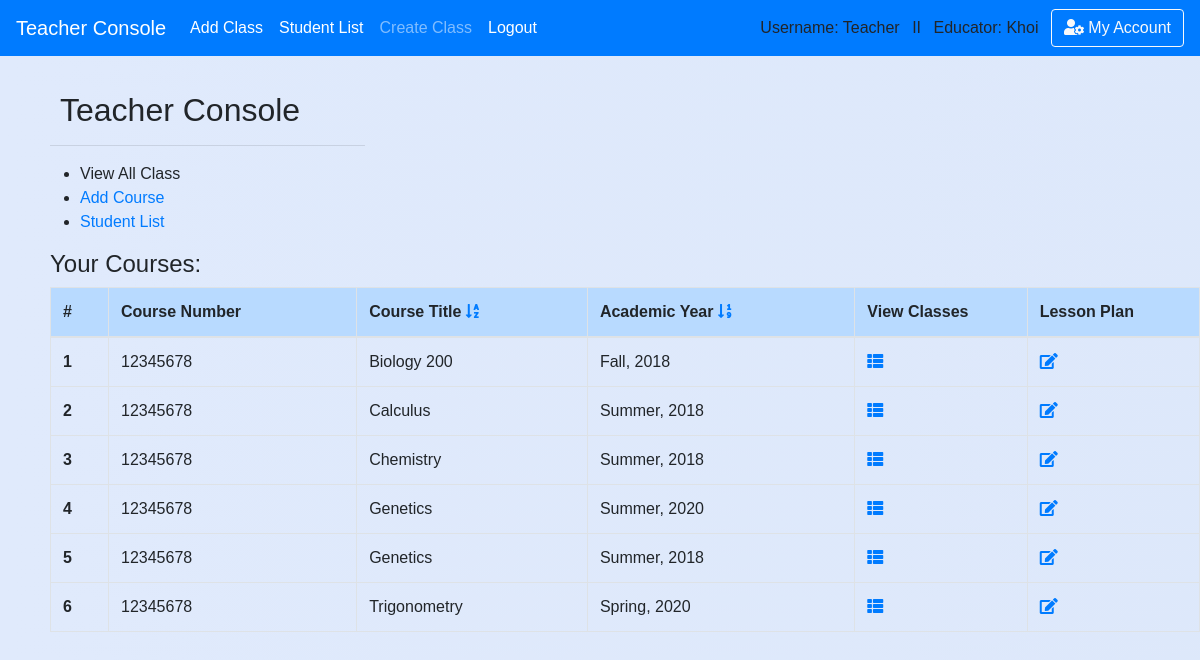
/teacher (signed in), run on an earlier commit of the app's database.
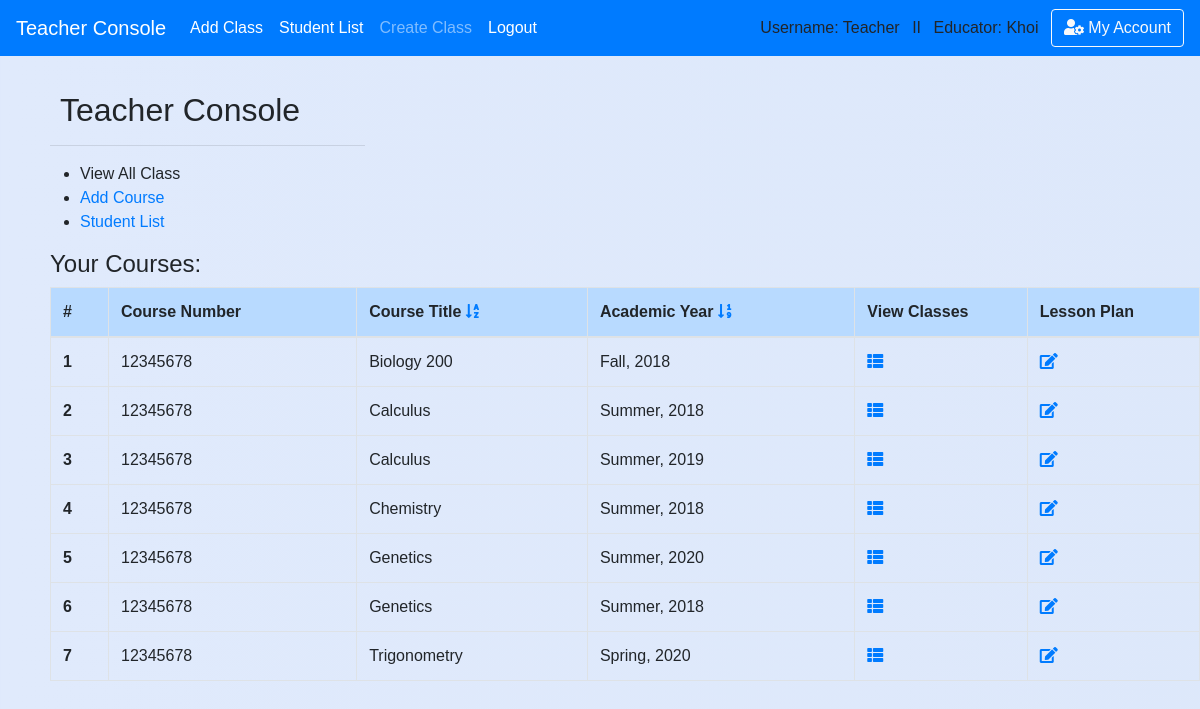
And on a later commit of the database.
### school_app/models.py (models this page shows)
class Course(models.Model):
    course_number = models.CharField(max_length=20,default='12345678')
    abbreviated_title = models.CharField(max_length=150,default='')
    course_title = models.CharField(max_length=250,default='') #,unique=True)
    maximum_credit = models.CharField(max_length=10,default='')
    semester = models.CharField(max_length=50,default='')
    year = models.CharField(max_length=4,default='')
    teacher_name = models.CharField(max_length=50,default='')
    description = models.CharField(max_length=450,default='')
    department = models.ForeignKey('Department',blank=True, null=True, on_delete = models.SET_NULL, related_name='belong_in_department')
    teacher = models.ForeignKey('Teacher',blank=True, null=True, on_delete = models.SET_NULL, related_name='course_by_teacher')
    create_date = models.DateField(auto_now_add=True , blank=True,null=True,)

### school_app/views_logged.py (the view)
# urls.py: path('teacher',views_logged.teacher, name='teacher'),
def teacher(request,sort=None):
    if is_login(request) == False: # Check for login/ add message 'please login'
        return redirect('/login')
    if is_teacher(request) == False:
        return redirect('/')
    if sort ==1:
        return render(request,'teacher/sort.html')
    return render(request,'teacher/teacher_homepage.html')

### school_app/views_functions.py (called while the page is built)
def is_login(request):
    if not request.user.is_authenticated:
        messages.warning(request, "Please Login or Create an Account.")
        return False
    return True

def is_teacher(request):
    if request.user.profile.is_teacher == False:
        messages.warning(request, "You don't have Instructor's Privilege!")
        return False
    return True

### school_app/templates/teacher/teacher_homepage.html (shortened to what this page needs)
{% extends 'base.html' %}
{% block content %}
<div class='content'>
        <h2 style='padding-left: 10px'>Teacher Console</h2>
        <hr style="text-align:left;margin-left:0;width:315px;height:0px;padding: 0px"/>
        <ul>
            <li>View All Class</li>
            <li><a href='/teacher/add_course'>Add Course</a></li>
            <li><a href='/teacher/student_list'>Student List</a></li>
        </ul>
        {% if request.user.teacher.course_by_teacher.all.count > 0 %}
          <h4>Your Courses:</h4>
          <table class="table table-hover table-bordered pad-right-table">
            <thead class='table-primary'>
            <tr>
              <th scope="col">#</th>
              <th scope="col">Course Number</th>
              <th scope="col">Course Title
                <a href='{% url "teacher" %}'><i class="fas fa-sort-alpha-down"></i></a></a>
              </th>
              <th scope="col">Academic Year
                <a href='{% url "teacher_sort" sort=1 %}'><i class="fas fa-sort-numeric-down"></i></a></a>
              </th>
              <th scope="col">View Classes</th>
              <th scope="col">Lesson Plan</th>
            </tr>
            </thead>
            <tbody>
        {% for course in request.user.teacher.course_by_teacher.all|dictsort:'course_title' %}
            <tr>
              <th scope="row">{{ forloop.counter }}</th>
              <td>{{ course.course_number }}</td>
              <td>{{ course.course_title }}</td>
              <td>{{ course.semester }}, {{ course.year }}</td>
              <th style="width: 15%">
                <a href='{% url "classroom_view" course_id=course.id %}'><i class="fas fa-th-list"></i></a></a>
              </th>
              <th style="width: 15%">
                <a href='{% url "lesson_plan" course_id=course.id %}'><i class="fas fa-edit"></i></a>
              </th>
            </tr>
        {% endfor %}
            </tbody>
          </table>
        {% endif %}
</div>
{% endblock %}

### school_app/templates/base.html (shortened to what this page needs)
<!doctype html>
<html>
    <head>
{% load static %}
        <link rel="stylesheet" type="text/css" href="{% static 'school_app/style.css' %}" />
        <link rel="stylesheet" href="https://stackpath.bootstrapcdn.com/bootstrap/4.1.0/css/bootstrap.min.css">
        <link rel="stylesheet" href="https://use.fontawesome.com/releases/v5.0.13/css/all.css">
    </head>
{% if request.user.profile.is_teacher %}
  <body class='body-teacher'>
{% else %}
  <body>
{% endif %}<header>
<nav class="navbar navbar-expand-lg navbar-dark bg-primary">
    <a class="navbar-brand" href="/teacher">Teacher Console</a>
    <div class="navbar-collapse collapse show" id="navbarColor02" style="">
      <ul class="navbar-nav mr-auto">
        <li class="nav-item active">
          <a class="nav-link" href="/teacher/add_class">Add Class<span class="sr-only">(current)</span></a>
        </li>
        <li class="nav-item active">
          <a class="nav-link" href="/teacher/student_list">Student List<span class="sr-only">(current)</span></a>
        </li>
        <li class="nav-item">
          <a class="nav-link" href="/teacher/add_class">Create Class</a>
        </li>
        <li class="nav-item active">
          <a class="nav-link" href="{% url 'logout' %}">Logout</a>
        </li>
      </ul>
      {% if request.user.username %}
          Username: {{ request.user.username }} &ensp;II&ensp;
      {% endif %}
        {% if request.user.profile.is_teacher %}
          Educator: {{request.user.first_name}} &ensp;
        {% endif %}
        <button class="btn btn-outline-light my-2 my-sm-0" type="submit"> <i class="fas fa-user-cog"></i> My Account</button>
    </div>
  </nav>
    </header>
    {% block content %}
    {% endblock %}
</body>
</html>

### school_app/static/school_app/style.css (style rules this page uses)
.body-teacher { font-family:sans-serif; background: linear-gradient(to right, #e0eafc, #cfdef3); background-size: 600% 100%; }
.content { padding-top: 35px; padding-left:50px; }

### school_app/templates/base.html (style rules this page uses)
body { padding-top:0px }
button { background-color: rgb(139, 253, 183) }
form,h1,ul { padding-left: 30px; }

What changed in the data, as far as the page shows it:
added Course: course_number "12345678", course_title "Calculus", semester "Summer", year "2019"
